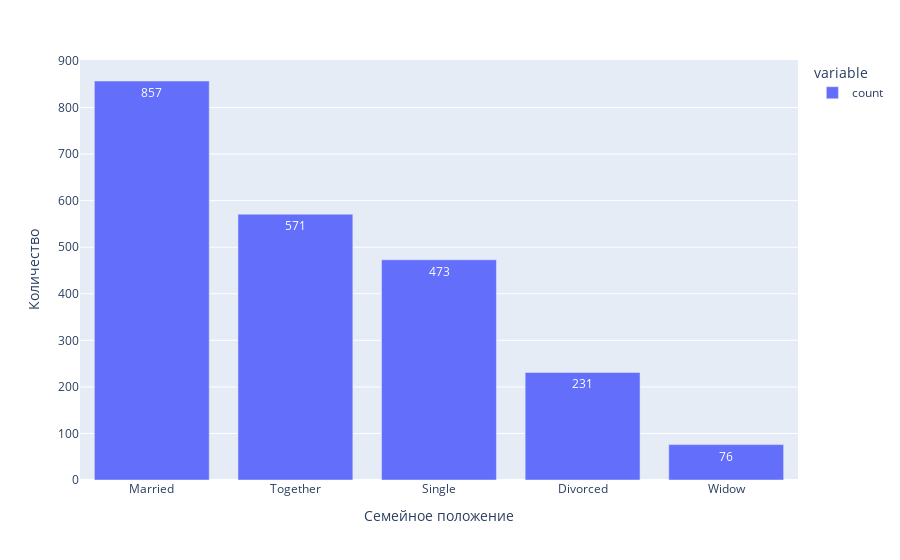

Notebook code cell kept with this figure:
### Code cell
# посмотрим на категориальные столбцы - семейное положение
m_status = df['marital_status'].value_counts()
px.bar(m_status,text_auto=True,labels={'value':'Количество', 'marital_status':'Семейное положение'})

### Figure 1 — Plotly figure (JSON) as saved in the notebook; plotly's stock layout.template omitted (floating-point values rounded to 4 significant figures)
{"data": [{"alignmentgroup": "True", "hovertemplate": "variable=count<br>Семейное положение=%{x}<br>Количество=%{y}<extra></extra>", "legendgroup": "count", "marker": {"color": "#636efa", "pattern": {"shape": ""}}, "name": "count", "offsetgroup": "count", "orientation": "v", "showlegend": true, "textposition": "auto", "texttemplate": "%{y}", "type": "bar", "x": ["Married", "Together", "Single", "Divorced", "Widow"], "xaxis": "x", "y": [857, 571, 473, 231, 76], "yaxis": "y"}], "layout": {"barmode": "relative", "legend": {"title": {"text": "variable"}, "tracegroupgap": 0}, "margin": {"t": 60}, "xaxis": {"anchor": "y", "domain": [0, 1], "title": {"text": "Семейное положение"}}, "yaxis": {"anchor": "x", "domain": [0, 1], "title": {"text": "Количество"}}}}
